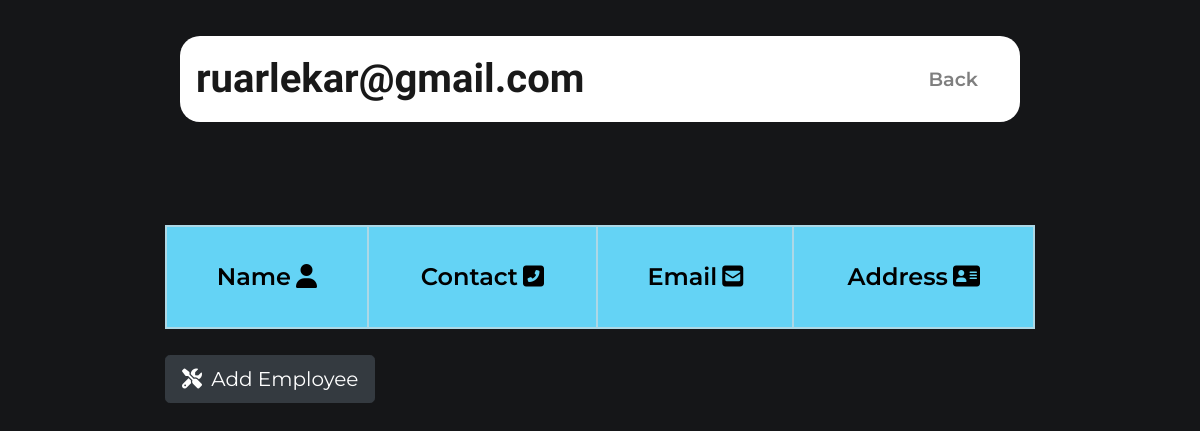
/ServiceCenter/displayEmp.php (signed in), run on an earlier commit of the app's database.
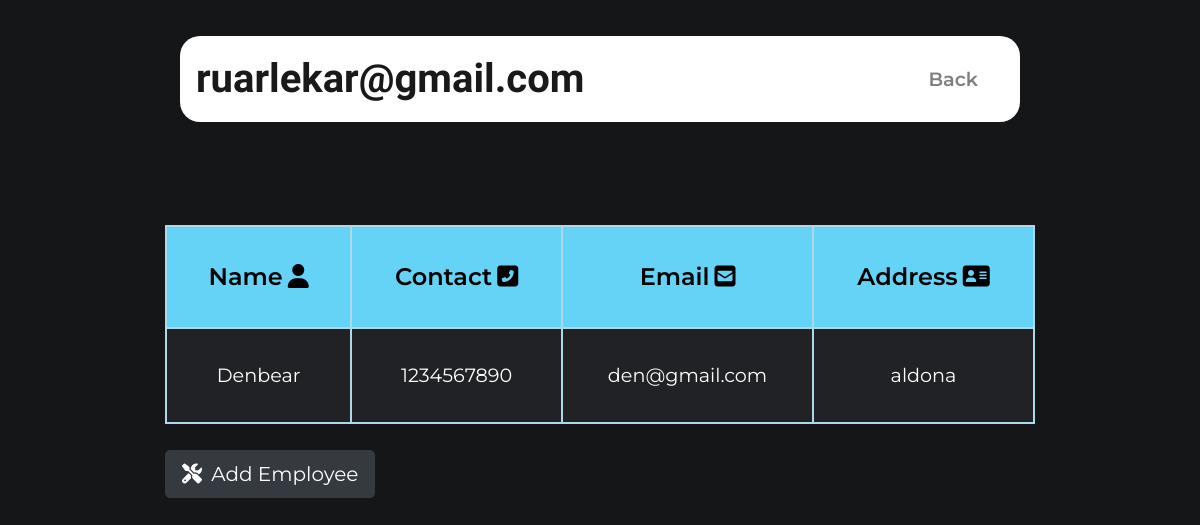
And on a later commit of the database.
### tables this page shows
CREATE TABLE IF NOT EXISTS `employee` (
  `employee_id` int NOT NULL AUTO_INCREMENT,
  `employee_name` varchar(50) NOT NULL,
  `employee_contact` varchar(11) NOT NULL,
  `employee_email` varchar(40) NOT NULL,
  `employee_address` varchar(100) NOT NULL,
  PRIMARY KEY (`employee_id`)
);

### ServiceCenter/displayEmp.php (the view, shortened to what this page needs)
<?php
require 'config/connect.php';
$chk_sql = mysqli_query($connect, "select * from employee");
?>
<!DOCTYPE html>
<html>
<head>
    <link rel="stylesheet" href="https://stackpath.bootstrapcdn.com/bootstrap/4.3.1/css/bootstrap.min.css">
    <link rel="stylesheet" href="css/profile.css">
    <link rel="stylesheet" href="css/style.css">
</head>
<body>
    <section id="title">
        <div class="containers-fluid">
            <nav class="navbar navbar-expand-lg navbar-light  ">
                <a class="navbar-brand" href="" id="username" value="">
                    <?php
                    echo $_SESSION['email'];
                    ?>
                </a>
                <div class="collapse navbar-collapse" id="navbarSupportedContent">
                    <ul class="navbar-nav ml-auto">
                        <li class="nav-item">
                            <a class="nav-link" href="adminProfile.php" id="back">Back</a>
                        </li>
                    </ul>
                </div>
            </nav>
            <div class="row">
                <table class="user-details">
                    <tr>
                        <th>Name<i class="fa fa-user " style="margin-left: 5px;margin-top: 5px;"></i></th>
                        <th>Contact<i class="fas fa-phone-square-alt" style="margin-left: 5px;margin-top: 5px;"></i></th>
                        <th>Email<i class="fas fas fa-envelope-square" style="margin-left: 5px;margin-top: 5px;"></i></th>
                        <th>Address<i class="fas fa-address-card" style="margin-left: 5px;margin-top: 5px;"></i></th>
                    </tr>
                    <?php
                    while ($emp_data = mysqli_fetch_array($chk_sql)) {
                        $empname = $emp_data['employee_name'];
                        $empcontno = $emp_data['employee_contact'];
                        $empemail = $emp_data['employee_email'];
                        $empaddress = $emp_data['employee_address'];
                    ?>
                        <tr>
                            <td><?php echo $empname; ?></td>
                            <td><?php echo $empcontno; ?></td>
                            <td><?php echo $empemail; ?></td>
                            <td><?php echo $empaddress; ?></td>
                        </tr>
                    <?php
                    }
                    ?>
                </table>
                <button type="button" class="btn btn-dark btn-lg" style="margin-top: 3%;" id="add_Employee"><i class="fas fa-tools" style="margin-right: 4px;"></i> Add Employee</button>
            </div>
        </div>
    </section>
</body>
</html>

What changed in the data, as far as the page shows it:
added employee: employee_name "Denbear", employee_contact "1234567890", employee_email "den@gmail.com", employee_address "aldona"
